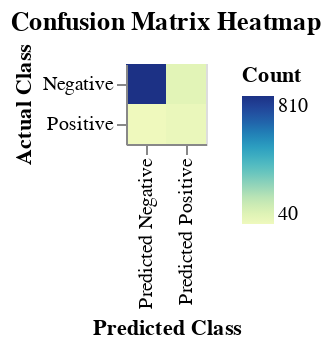

Notebook code cell kept with this figure:
### Code cell
# prompt: Using dataframe confusion_matrix_df: any appropriate plot

import altair as alt
# Create a copy of the dataframe for melting
melted_df = confusion_matrix_df.copy()
# Add a column for the actual class (row index)
melted_df['Actual'] = ['Positive', 'Negative']
# Melt the dataframe to long format
melted_df = melted_df.melt(id_vars='Actual', var_name='Predicted', value_name='Count')
# Create a heatmap using Altair
chart = alt.Chart(melted_df).mark_rect().encode(
    x=alt.X('Predicted', title='Predicted Class'),
    y=alt.Y('Actual', title='Actual Class'),
    color=alt.Color('Count', legend=alt.Legend(title="Count")),
    tooltip=['Actual', 'Predicted', 'Count']
).properties(
    title='Confusion Matrix Heatmap'
)
chart

### Figure 1 — Vega-Lite specification as saved in the notebook (floating-point values rounded to 4 significant figures)
{"config": {"view": {"continuousWidth": 300, "continuousHeight": 300}}, "data": {"name": "data-4b10949c678ff42131f3af0da60e05f6"}, "mark": {"type": "rect"}, "encoding": {"color": {"field": "Count", "legend": {"title": "Count"}, "type": "quantitative"}, "tooltip": [{"field": "Actual", "type": "nominal"}, {"field": "Predicted", "type": "nominal"}, {"field": "Count", "type": "quantitative"}], "x": {"field": "Predicted", "title": "Predicted Class", "type": "nominal"}, "y": {"field": "Actual", "title": "Actual Class", "type": "nominal"}}, "title": "Confusion Matrix Heatmap", "$schema": "https://vega.github.io/schema/vega-lite/v5.20.1.json", "datasets": {"data-4b10949c678ff42131f3af0da60e05f6": [{"Actual": "Positive", "Predicted": "Predicted Positive", "Count": 60}, {"Actual": "Negative", "Predicted": "Predicted Positive", "Count": 90}, {"Actual": "Positive", "Predicted": "Predicted Negative", "Count": 40}, {"Actual": "Negative", "Predicted": "Predicted Negative", "Count": 810}]}}
